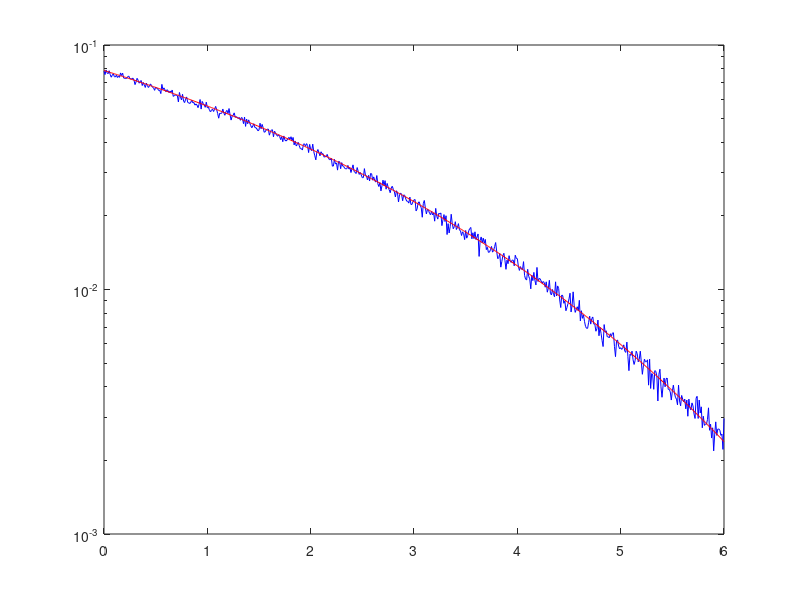

Recreate this plot in MATLAB.
close all;
clear all;

% Variables d'initialisation

N = 16;     % Nombre de porteuses
Nbits = 1000;   % Nombre de bits total
Nactives = 16;  % Nombre de porteuses actives
lignes_garde = 2;   % Nombre de lignes de garde
EBN0dB = 0:0.01:6;  % Valeurs de Eb/N0 en dB
EBN0 = 10.^(EBN0dB/10);    % Valeurs de Eb/N0
M = 4;           % Modulation QPSK

% Génération des bits

bits = randi([0, 1], 1, N*Nbits*2);

% Mapping QPSK
Reel = 1-2*bits(1:2:end);          % Partie réelle
Imaginaire = 1-2*bits(2:2:end);    % Partie imaginaire
Mapping = Reel + 1i*Imaginaire; % Symboles normalisés

MappingMatrice = reshape(Mapping,N,Nbits);

% Canal AWGN

Xe = ifft(MappingMatrice,N);
garde = Xe(N-lignes_garde+1:end,:); 
Xe_garde = [garde;Xe];  % On introduit ici un préfixe cyclique "au dessus" de Xe

ofdm_lineaire = reshape(Xe_garde, 1, []);

Px = mean(abs(ofdm_lineaire).^2);

for i=1:length(EBN0dB)      % 61 : Nombre de points de EBN0dB

    sigmacarre = Px/(2*log2(M)*EBN0(i)); % Puissance du bruit
    noise = sqrt(sigmacarre)*(randn(1, length(ofdm_lineaire)) + 1i*randn(1, length(ofdm_lineaire))); % Bruit complexe
    signalrecu = ofdm_lineaire + noise;
   
    % Démodulation

    Y_reshape = reshape(signalrecu,size(Xe_garde));      % On reshape la matrice en ligne
    Xe_sansprefixe = Y_reshape(lignes_garde+1:N+lignes_garde,:);      % On supprime le préfixe cyclique
    Y_recu = fft(Xe_sansprefixe,N);
    Yligne = reshape(Y_recu,1,[]);

    % Démapping
    
    % Simulation d'une transmission parfaite (sans bruit)
    received_reel = real(Yligne) >= 0;      % Partie réelle reçue
    received_imaginaire = imag(Yligne) >= 0; % Partie imaginaire reçue

    % Reconstruction des bits
    received_bits = zeros(1, length(bits));
    received_bits(1:2:end) = ~received_reel;        % Reconstruction des bits réels
    received_bits(2:2:end) = ~received_imaginaire;  % Reconstruction des bits imaginaires

    TEB(i) = mean(bits ~= received_bits);
end

% Tracé du TEB

TEB_theorique = 2*qfunc(sqrt(2*log2(M)*10.^(EBN0dB/10))*sin(pi/M))/log2(M); % TEB QPSK Théorique
semilogy(EBN0dB,TEB,'b-')
hold on
semilogy(EBN0dB,TEB_theorique,'r-')
